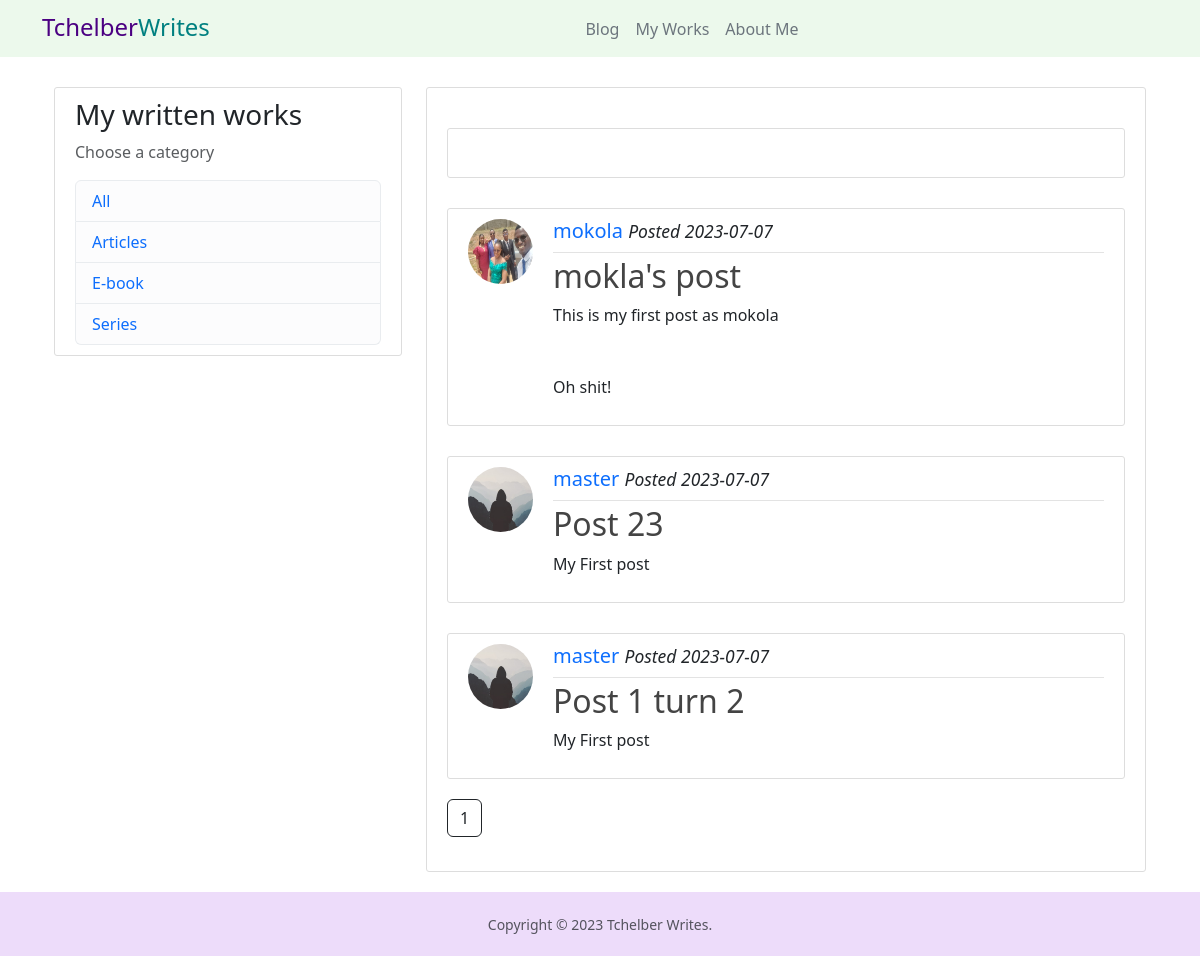
Page /blog on the committed database.
### blogapp/models.py (models this page shows, shortened)
class BlogPost(db.Model):
    id = db.Column(db.Integer, primary_key=True)
    content = db.Column(db.Text, nullable=False)
    title = db.Column(db.Text, nullable=False)
    date_posted = db.Column(db.DateTime, nullable=False, default= datetime.utcnow)
    user_id = db.Column(db.Integer, db.ForeignKey("user.id"), nullable=False)

class User(db.Model, UserMixin):
    id = db.Column(db.Integer, primary_key=True)
    username = db.Column(db.String(50), unique=True, nullable=False)
    email = db.Column(db.String(120), unique=True, nullable=False)
    image_file = db.Column(db.Text, nullable=False, default="default.jpg")
    password = db.Column(db.String(60), nullable=False)
    is_admin = db.Column(db.Boolean, nullable=False, default=False)
    posts = db.relationship('BlogPost', backref = "author", lazy=True)

### blogapp/views.py (the view)
@views.route("/blog")
def blog():
	page = request.args.get("page", 1, type=int)
	posts =  BlogPost.query.order_by(BlogPost.date_posted.desc()).paginate(per_page=5, page=page)
	return render_template("blog.html", title="Blog", posts=posts)

### blogapp/templates/blog.html (shortened to what this page needs)
{% extends "layout.html" %}
{% block body %}
<main class="container">
    <div class="row">
        <div class="col-md-4">
            <div class="content-section">
                <h3>My written works</h3>
				<p class="text-muted">Choose a category</p>
				<ul class="list-group">
					<li class="list-group-item list-group-item-light"><a href="{{ url_for('views.releases') }}">All</a></li>
					<li class="list-group-item list-group-item-light"><a href="{{ url_for('views.releases', category='articles') }}">Articles</a></li>
					<li class="list-group-item list-group-item-light"><a href="{{ url_for('views.releases', category='e-book') }}">E-book</a></li>
					<li class="list-group-item list-group-item-light"><a href="{{ url_for('views.releases', category='series') }}">Series</a></li>
				</ul>
            </div>
        </div>
        <div class="col-md-8">
            <div class="content-section">
                <div class="p-4 content-section">
                </div>
				{% if posts %}
            {% for post in posts.items %}
           <div class="d-flex content-section">
            <div class="flex-shrink-0">
                <img class="rounded-circle article-img mb-3" src="{{ url_for('static', filename='profile_pics/' + post.author.image_file) }}">
            </div>
            <div class="flex-grow-1 ms-1">
                <div class="article-metadata">
                    <h5>
                <a class="mr-2" href="{{ url_for('views.user_posts', username=post.author.username) }}">{{ post.author.username }}</a>
                <small cass="text-muted"><i>Posted {{ post.date_posted.strftime('%Y-%m-%d') }}</i></small>
            </h5>
                </div>
                <h2><a class="article-title" href="{{ url_for('views.post', post_id=post.id) }}">{{ post.title }}</a></h2>
                <p class="article-content">{{ post.content }}</p>
            </div>
        </div>
			{% endfor %}
             {% for page_num in posts.iter_pages(left_current=1, right_current=1, left_edge=1, right_edge=2) %}
             {% if page_num %}
                <a class="btn btn-outline-dark mb-4" href="{{ url_for('views.blog', page=page_num) }}">{{ page_num }}</a>
             {% else %}
             ...
             {% endif %}
             {% endfor %}
            {% else %}
            <div class="p-4 content-section">
                <object class="text-center" data="{{ url_for('static', filename='images/yoga.svg') }}" width="300" height="300"> </object>
            </div>
            {% endif %}
            </div>
        </div>
    </div>
</main>
{% endblock %}

### blogapp/static/main.css (style rules this page uses)
body { font-family: Arial, Helvetica, sans-serif; min-height: 100vh; display: flex; flex-direction: column; }
a:link { text-decoration: none; }
p, h4, h5, h6, h3 { font-family: system-ui,-apple-system,"Segoe UI",Roboto,"Helvetica Neue","Noto Sans","Liberation Sans",Arial,sans-serif,"Apple Color Emoji","Segoe UI Emoji","Segoe UI Symbol","Noto Color Emoji"; justify-content: center; }
.content-section { background: #ffffff; padding: 10px 20px; border: 1px solid #dddddd; border-radius: 3px; margin-top: 30px; margin-bottom: 20px; }
.article-title { color: #444444; }
.article-content { white-space: pre-line; }
.article-img { height: 65px; width: 65px; margin-right: 16px; }
.article-metadata { padding-bottom: 1px; margin-bottom: 4px; border-bottom: 1px solid #e3e3e3 }

### rows in the picture
BlogPost: image_file (picture), author.username "mokola", date_posted "2023-07-07", title "mokla's post", content "This is my first post as mokola Oh shit!"
BlogPost: image_file (placeholder picture), author.username "master", date_posted "2023-07-07", title "Post 23", content "My First post"
BlogPost: image_file (placeholder picture), author.username "master", date_posted "2023-07-07", title "Post 1 turn 2", content "My First post"

### other values in the picture
{{ page_num }} "1"
